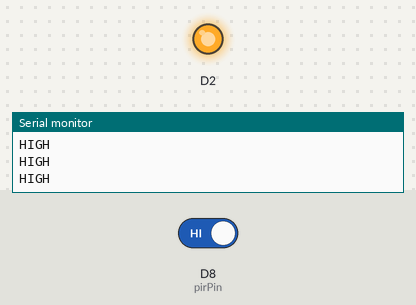
Simulated run of this sketch. Board: ESP8266 (NodeMCU). Shown: output pins drawn as LEDs (lit = HIGH), the last lines printed to the serial monitor. Inputs (shaded band) come from the test bench; at power-on: D8 (pirPin) HIGH.

Above: at 2.8 s.
2.9 s: D8 (pirPin) driven LOW
At 3.3 s:
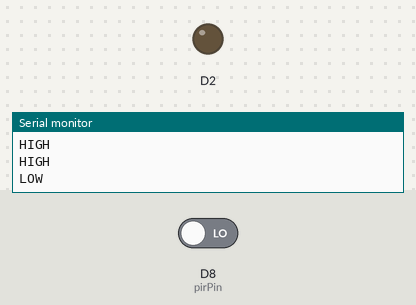
4.5 s: D8 (pirPin) driven HIGH
At 6.0 s:
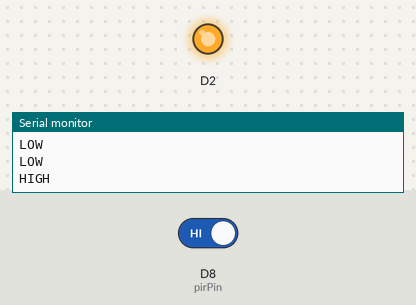
Timing chart, 0 to 7.5 s (numbered marks = the images above; inputs shaded):
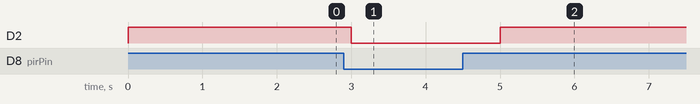

Measured:
- after the input at 2.9 s, D2: HIGH → LOW after 0.10 s
- after the input at 4.5 s, D2: LOW → HIGH after 0.50 s

The sketch:

PIRsensor.ino
```cpp
int pirPin = D8;
int val;

void setup() {
  Serial.begin(115200);
  pinMode(D2, OUTPUT);
}

void loop() {
val = digitalRead(pirPin); //read state of the PIR

if (val == LOW) {
digitalWrite(D2, LOW);
Serial.println("LOW");
}
else {
digitalWrite(D2, HIGH);
Serial.println("HIGH");
}
delay(1000);

}
```
